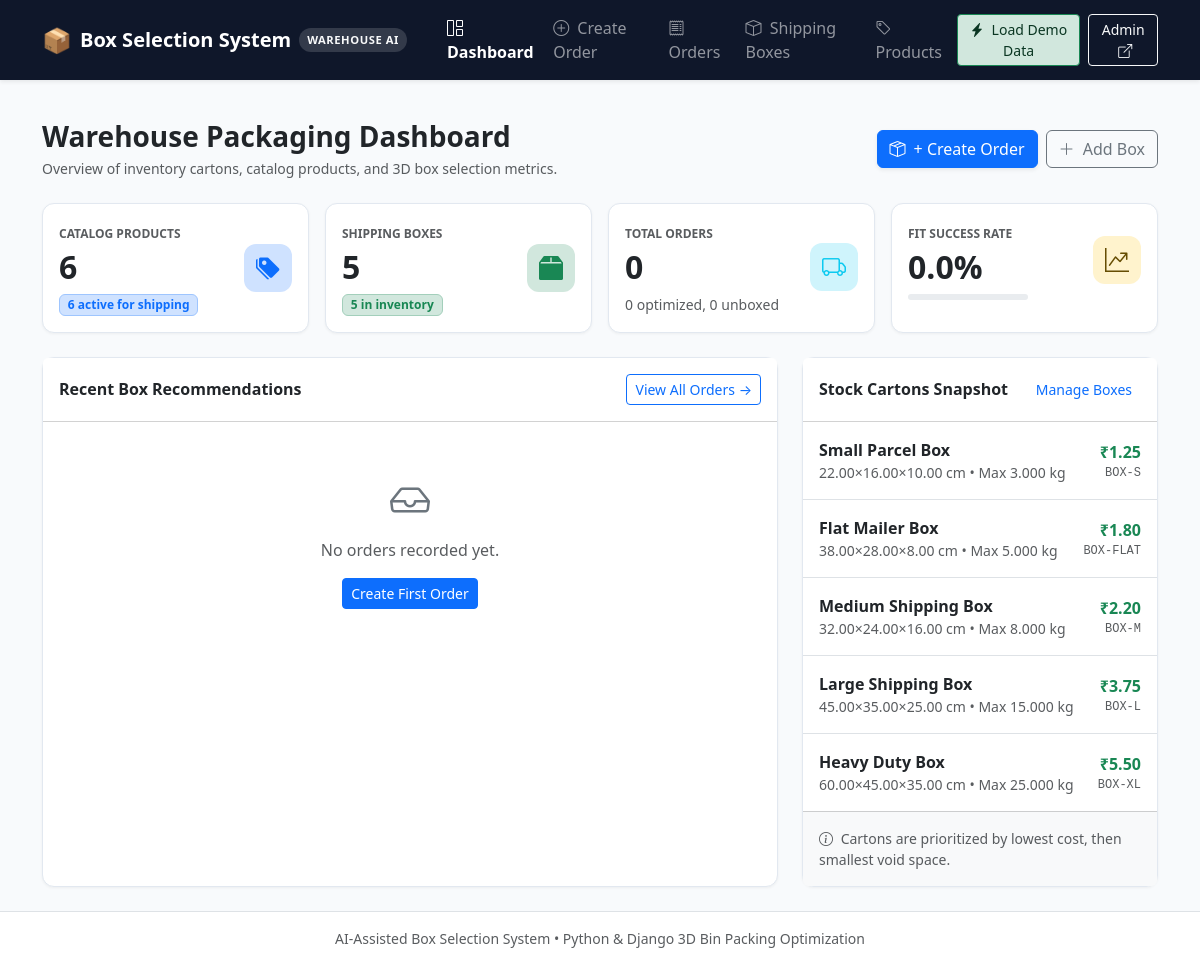
/, run on an earlier commit of the app's database.
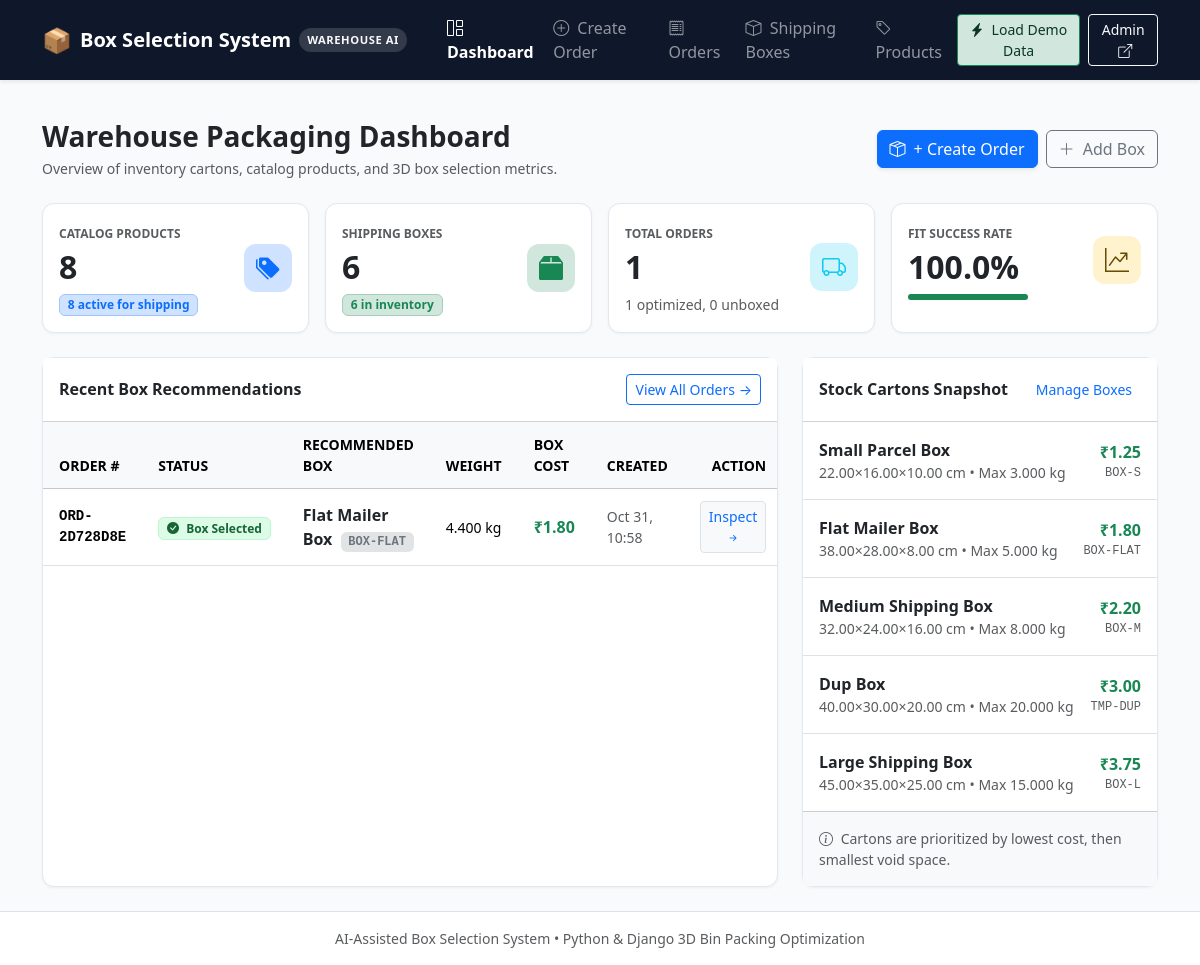
And on a later commit of the database.
### fulfillment/models/box.py (models this page shows, shortened)
class ShippingBox(models.Model):
    code = models.CharField(
        max_length=50,
        unique=True,
        db_index=True,
        help_text="Standard packaging identifier (e.g., 'BOX-S', 'BOX-M', 'BOX-L')"
    )
    name = models.CharField(max_length=100)
    internal_length = models.DecimalField(
        max_digits=8,
        decimal_places=2,
        validators=[MinValueValidator(Decimal('0.01'))],
        help_text="Internal length in cm"
    )
    internal_width = models.DecimalField(
        max_digits=8,
        decimal_places=2,
        validators=[MinValueValidator(Decimal('0.01'))],
        help_text="Internal width in cm"
    )
    internal_height = models.DecimalField(
        max_digits=8,
        decimal_places=2,
        validators=[MinValueValidator(Decimal('0.01'))],
        help_text="Internal height in cm"
    )
    max_weight = models.DecimalField(
        max_digits=8,
        decimal_places=3,
        validators=[MinValueValidator(Decimal('0.01'))],
        help_text="Maximum weight capacity in kg"
    )
    cost = models.DecimalField(
        max_digits=8,
        decimal_places=2,
        validators=[MinValueValidator(Decimal('0.00'))],
        help_text="Cost per box"
    )
    is_active = models.BooleanField(
        default=True,
        db_index=True,
        help_text="Indicates whether this box is currently available for packaging."
    )
    created_at = models.DateTimeField(auto_now_add=True)
    class Meta:
        ordering = ['cost', 'internal_length']
        verbose_name = "Shipping Box"
        verbose_name_plural = "Shipping Boxes"
        constraints = [
            models.CheckConstraint(
                condition=models.Q(internal_length__gt=0) &
                models.Q(internal_width__gt=0) &
                models.Q(internal_height__gt=0) &
                models.Q(max_weight__gt=0) &
                models.Q(cost__gte=0),
                name='box_positive_attributes'
            )
        ]

### fulfillment/models/order.py (models this page shows, shortened)
class Order(models.Model):
    order_number = models.CharField(
        max_length=64,
        unique=True,
        db_index=True,
        default=generate_order_number,
        help_text="Unique customer order reference"
    )
    status = models.CharField(
        max_length=20,
        choices=OrderStatus.choices,
        default=OrderStatus.PENDING,
        db_index=True
    )
    recommended_box = models.ForeignKey(
        ShippingBox,
        null=True,
        blank=True,
        on_delete=models.SET_NULL,
        related_name='orders',
        help_text="The optimal shipping box selected by the packing engine."
    )
    total_weight = models.DecimalField(
        max_digits=10,
        decimal_places=3,
        default=Decimal('0.000'),
        help_text="Calculated total weight of all products in kg"
    )
    total_volume = models.DecimalField(
        max_digits=12,
        decimal_places=2,
        default=Decimal('0.00'),
        help_text="Calculated total volume of all products in cm³"
    )
    packing_notes = models.TextField(
        blank=True,
        help_text="Diagnostic reasoning or warehouse packing notes"
    )
    created_at = models.DateTimeField(auto_now_add=True)
    updated_at = models.DateTimeField(auto_now=True)
    class Meta:
        ordering = ['-created_at']

### fulfillment/views/dashboard_views.py (the view)
# urls.py: path('', views.dashboard, name='dashboard'),
def dashboard(request):
    total_products = Product.objects.count()
    active_products = Product.objects.filter(is_active=True).count()
    total_boxes = ShippingBox.objects.count()
    active_boxes = ShippingBox.objects.filter(is_active=True).count()
    total_orders = Order.objects.count()
    optimized_orders = Order.objects.filter(status=OrderStatus.OPTIMIZED).count()
    unpackable_orders = Order.objects.filter(status=OrderStatus.UNPACKABLE).count()
    success_rate = (
        round((optimized_orders / total_orders) * 100, 1)
        if total_orders > 0 else 0.0
    )
    recent_orders = (
        Order.objects.select_related('recommended_box')
        .prefetch_related('items__product')
        .order_by('-created_at')[:6]
    )
    stock_boxes = ShippingBox.objects.filter(is_active=True).order_by('cost')[:5]
    return render(request, 'fulfillment/dashboard.html', {
        'total_products': total_products,
        'active_products': active_products,
        'total_boxes': total_boxes,
        'active_boxes': active_boxes,
        'total_orders': total_orders,
        'optimized_orders': optimized_orders,
        'unpackable_orders': unpackable_orders,
        'success_rate': success_rate,
        'recent_orders': recent_orders,
        'stock_boxes': stock_boxes,
    })

### templates/fulfillment/dashboard.html (shortened to what the changed rows need)
{% extends "fulfillment/base.html" %}
{% block content %}
<div class="d-flex flex-column flex-md-row justify-content-between align-items-md-center mb-4 gap-3">
    <div>
        <h1 class="h3 fw-bold text-dark mb-1">Warehouse Packaging Dashboard</h1>
    </div>
</div>
<div class="row g-3 mb-4">
    <div class="col-12 col-sm-6 col-xl-3">
        <div class="card p-3 h-100">
            <div class="d-flex justify-content-between align-items-center">
                <div>
                    <span class="text-uppercase fw-semibold text-muted" style="font-size: 0.75rem;">Catalog Products</span>
                    <h2 class="h2 fw-bold text-dark mb-0 mt-1">{{ total_products }}</h2>
                    <span class="badge bg-primary-subtle text-primary border border-primary-subtle mt-2">
                        {{ active_products }} active for shipping
                    </span>
                </div>
            </div>
        </div>
    </div>
    <div class="col-12 col-sm-6 col-xl-3">
        <div class="card p-3 h-100">
            <div class="d-flex justify-content-between align-items-center">
                <div>
                    <span class="text-uppercase fw-semibold text-muted" style="font-size: 0.75rem;">Shipping Boxes</span>
                    <h2 class="h2 fw-bold text-dark mb-0 mt-1">{{ total_boxes }}</h2>
                    <span class="badge bg-success-subtle text-success border border-success-subtle mt-2">
                        {{ active_boxes }} in inventory
                    </span>
                </div>
            </div>
        </div>
    </div>
    <div class="col-12 col-sm-6 col-xl-3">
        <div class="card p-3 h-100">
            <div class="d-flex justify-content-between align-items-center">
                <div>
                    <span class="text-uppercase fw-semibold text-muted" style="font-size: 0.75rem;">Total Orders</span>
                    <h2 class="h2 fw-bold text-dark mb-0 mt-1">{{ total_orders }}</h2>
                    <span class="text-muted small mt-2 d-block">
                        {{ optimized_orders }} optimized, {{ unpackable_orders }} unboxed
                    </span>
                </div>
            </div>
        </div>
    </div>
    <div class="col-12 col-sm-6 col-xl-3">
        <div class="card p-3 h-100">
            <div class="d-flex justify-content-between align-items-center">
                <div>
                    <span class="text-uppercase fw-semibold text-muted" style="font-size: 0.75rem;">Fit Success Rate</span>
                    <h2 class="h2 fw-bold text-dark mb-0 mt-1">{{ success_rate }}%</h2>
                    <div class="progress mt-2" style="height: 6px; width: 120px;">
                        <div class="progress-bar bg-success" role="progressbar" style="width: {{ success_rate }}%">
                        </div>
                    </div>
                </div>
            </div>
        </div>
    </div>
</div>
<div class="row g-4">
    <div class="col-12 col-lg-8">
        <div class="card h-100">
            <div class="card-body p-0">
                {% if recent_orders %}
                <div class="table-responsive">
                    <table class="table table-hover align-middle mb-0">
                        <thead class="table-light">
                            <tr class="text-uppercase small text-muted">
                                <th>Order #</th>
                                <th>Status</th>
                                <th>Recommended Box</th>
                                <th>Weight</th>
                                <th>Box Cost</th>
                                <th>Created</th>
                                <th class="text-end">Action</th>
                            </tr>
                        </thead>
                        <tbody>
                            {% for order in recent_orders %}
                            <tr>
                                <td class="fw-bold font-monospace small">{{ order.order_number }}</td>
                                <td>
                                    {% if order.status == 'OPTIMIZED' %}
                                    <span class="badge badge-optimized">
                                        <i class="bi bi-check-circle-fill me-1"></i> Box Selected
                                    </span>
                                    {% else %}
                                    <span class="badge badge-unpackable">
                                        <i class="bi bi-x-circle-fill me-1"></i> Unpackable
                                    </span>
                                    {% endif %}
                                </td>
                                <td>
                                    {% if order.recommended_box %}
                                    <span class="fw-semibold text-dark">{{ order.recommended_box.name }}</span>
                                    <span class="badge bg-secondary-subtle text-secondary font-monospace ms-1">{{ order.recommended_box.code }}</span>
                                    {% else %}
                                    <span class="text-muted fst-italic">None (Split needed)</span>
                                    {% endif %}
                                </td>
                                <td class="small">{{ order.total_weight }} kg</td>
                                <td class="fw-bold text-success">
                                    {% if order.recommended_box %}
                                    ₹{{ order.recommended_box.cost|floatformat:2 }}
                                    {% else %}
                                    --
                                    {% endif %}
                                </td>
                                <td class="small text-muted">{{ order.created_at|date:"M d, H:i" }}</td>
                                <td class="text-end">
                                    <a href="{% url 'order_recommendation' order.id %}"
                                        class="btn btn-sm btn-light border text-primary">
                                        Inspect <i class="bi bi-arrow-right-short"></i>
                                    </a>
                                </td>
                            </tr>
                            {% endfor %}
                        </tbody>
                    </table>
                </div>
                {% else %}
                <div class="p-5 text-center text-muted">
                    <i class="bi bi-inbox fs-1 text-secondary"></i>
                    <p class="mt-2 mb-3">No orders recorded yet.</p>
                    <a href="{% url 'order_create' %}" class="btn btn-sm btn-primary">
                        Create First Order
                    </a>
                </div>
                {% endif %}
            </div>
        </div>
    </div>
    <div class="col-12 col-lg-4">
        <div class="card h-100">
            <div class="card-body p-0">
                {% if stock_boxes %}
                <div class="list-group list-group-flush">
                    {% for box in stock_boxes %}
                    <div class="list-group-item d-flex justify-content-between align-items-center py-3">
                        <div>
                            <div class="fw-semibold text-dark">{{ box.name }}</div>
                            <div class="text-muted small">
                                {{ box.internal_length }}×{{ box.internal_width }}×{{ box.internal_height }} cm • Max {{ box.max_weight }} kg
                            </div>
                        </div>
                        <div class="text-end">
                            <span class="fs-6 fw-bold text-success">₹{{ box.cost|floatformat:2 }}</span>
                            <div class="text-muted font-monospace" style="font-size: 0.75rem;">{{ box.code }}</div>
                        </div>
                    </div>
                    {% endfor %}
                </div>
                {% else %}
                <div class="p-4 text-center text-muted small">
                    No shipping boxes defined.
                </div>
                {% endif %}
            </div>
        </div>
    </div>
</div>
{% endblock %}

What changed in the data, as far as the page shows it:
no longer on this page (row unchanged): ShippingBox: name "Heavy Duty Box", internal_length "60.00", internal_width "45.00", internal_height "35.00", max_weight "25.000", cost "5.50", code "BOX-XL"
added Order: order_number "ORD-2D728D8E", status "OPTIMIZED" (drawn), recommended_box.name "Flat Mailer Box", recommended_box.code "BOX-FLAT", total_weight "4.400", recommended_box.cost "1.80", created_at "Oct 31, 10:58"
added ShippingBox: name "Dup Box", internal_length "40.00", internal_width "30.00", internal_height "20.00", max_weight "20.000", cost "3.00", code "TMP-DUP"
Also different on the page:
{{ total_products }}: "6" → "8"
{{ active_products }}: "6" → "8"
{{ total_boxes }}: "5" → "6"
{{ active_boxes }}: "5" → "6"
{{ total_orders }}: "0" → "1"
{{ optimized_orders }}: "0" → "1"
{{ success_rate }}: "0.0" → "100.0"
text no longer shown: "No orders recorded yet. Create First Order"
text now shown: "ORDER # STATUS RECOMMENDED BOX WEIGHT BOX COST CREATED ACTION"
